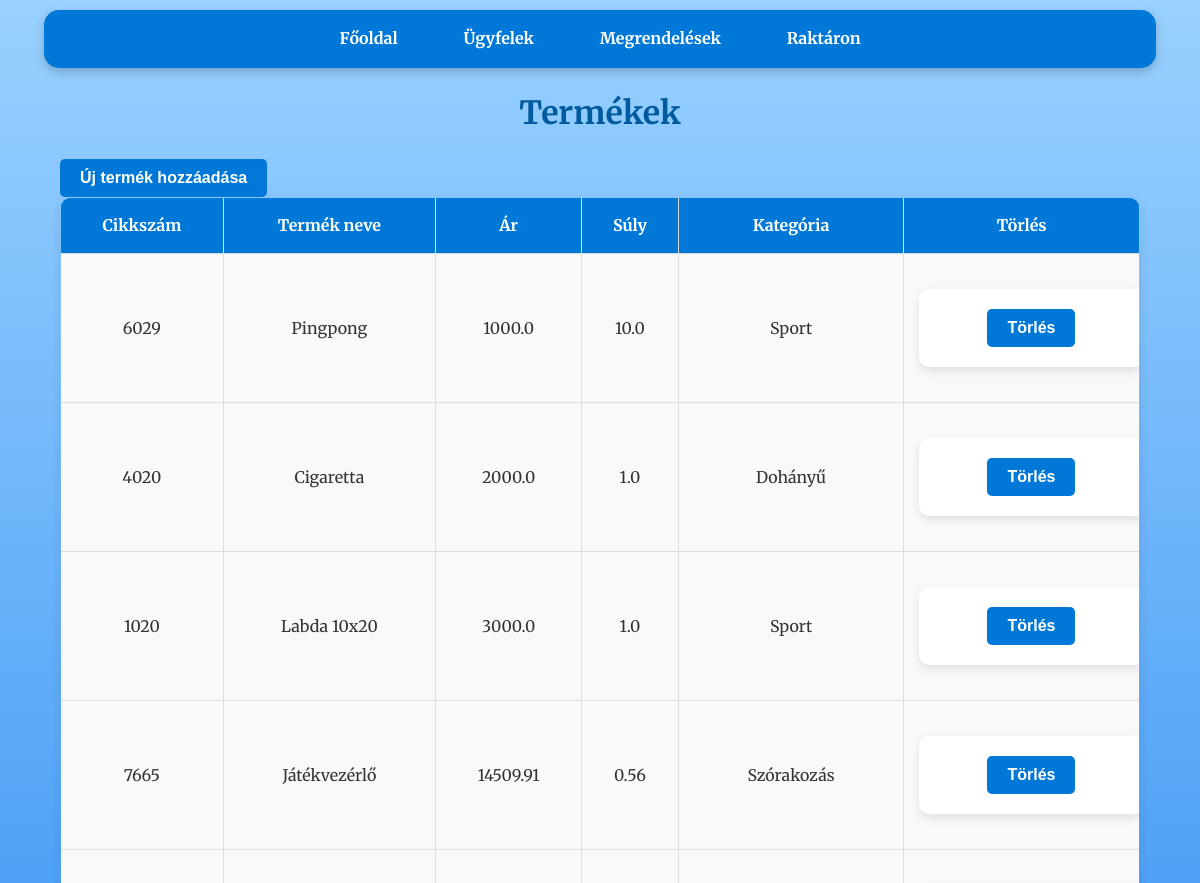
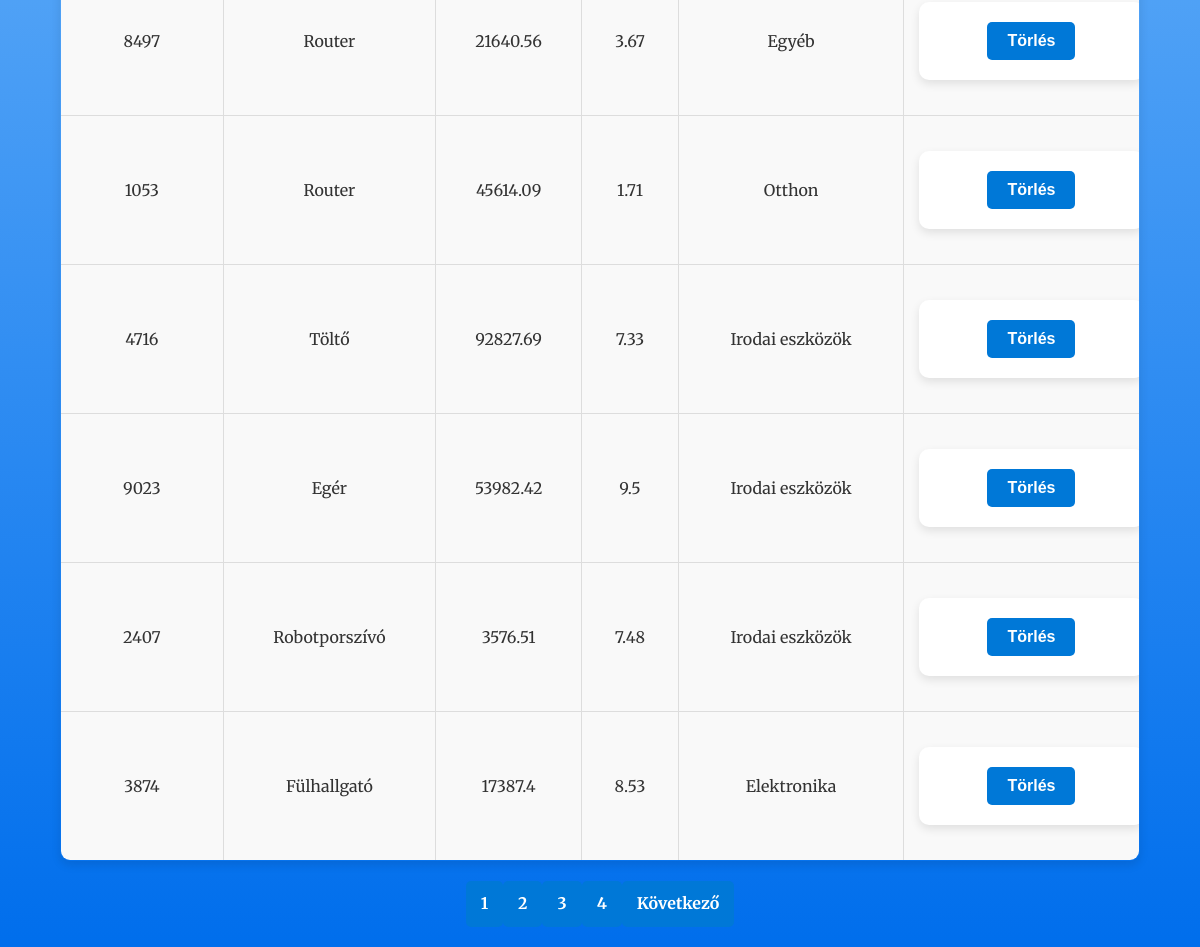
Page /products on the committed database (2 pictures, top to bottom).
### tables this page shows
CREATE TABLE products (
                    id INTEGER PRIMARY KEY,
                    cikkszam TEXT UNIQUE,
                    nev TEXT,
                    ar REAL,
                    suly REAL,
                    kategoria TEXT);

### app.py (the view)
@app.route('/products')
def products():
    per_page = 10  # Egy oldalon megjelenő elemek száma
    page = int(request.args.get('page', 1))  # Az aktuális oldal lekérése (alapértelmezett: 1)
    offset = (page - 1) * per_page  # Az eltolás számítása
    conn = get_db_connection()
    products = conn.execute(
        'SELECT * FROM products LIMIT ? OFFSET ?', (per_page, offset)
    ).fetchall()
    total_products = conn.execute('SELECT COUNT(*) FROM products').fetchone()[0]
    conn.close()
    total_pages = (total_products + per_page - 1) // per_page  # Összes oldal száma
    return render_template('products.html', products=products, page=page, total_pages=total_pages)

### app.py (called while the page is built)
def get_db_connection():
    conn = sqlite3.connect('database.db')
    conn.row_factory = sqlite3.Row
    return conn

### templates/products.html (shortened to what this page needs)
<!DOCTYPE html>
<html lang="hu">
<head>
    <link rel="stylesheet" href="{{ url_for('static', filename='css/style.css') }}">
</head>
<body>
    <nav>
        <a href="{{ url_for('index') }}">Főoldal</a>
        <a href="{{ url_for('customers') }}">Ügyfelek</a>
        <a href="{{ url_for('orders') }}">Megrendelések</a>
        <a href="{{ url_for('stock') }}">Raktáron</a>
    </nav>
    <h1>Termékek</h1>
    <div class="container">
        <a href="{{ url_for('add_product') }}">
            <button>Új termék hozzáadása</button>
        </a>
        <table>
            <thead>
                <tr>
                    <th>Cikkszám</th>
                    <th>Termék neve</th>
                    <th>Ár</th>
                    <th>Súly</th>
                    <th>Kategória</th>
                    <th>Törlés</th>
                </tr>
            </thead>
            <tbody>
                {% for product in products %}
                <tr>
                    <td>{{ product.cikkszam }}</td>
                    <td>{{ product.nev }}</td>
                    <td>{{ product.ar }}</td>
                    <td>{{ product.suly }}</td>
                    <td>{{ product.kategoria }}</td>
                    <td>
                        <form action="{{ url_for('delete_product', product_id=product.id) }}" method="post">
                            <button type="submit">Törlés</button>
                        </form>
                    </td>
                </tr>
                {% endfor %}
            </tbody>
        </table>
    </div>
    <div class="pagination">
    {% for p in range(1, total_pages + 1) %}
        <a href="{{ url_for('products', page=p) }}" class="{% if p == page %}active{% endif %}">{{ p }}</a>
    {% endfor %}
    {% if page < total_pages %}
        <a href="{{ url_for('products', page=page+1) }}">Következő</a>
    {% endif %}
</div>
</body>
</html>

### static/css/style.css (style rules this page uses)
body { font-family: 'Merriweather', serif; margin: 0; padding: 0; background: linear-gradient(to bottom, #99d1ff, #006eec); background-attachment: fixed; background-size: cover; color: #333; line-height: 1.6; }
body::before { content: ''; position: fixed; top: 0; left: 0; width: 100%; height: 100%; background-image: url('https://www.transparenttextures.com/patterns/cubes.png'); opacity: 0.4; z-index: -1; pointer-events: none; }
nav { background-color: #0078D7; color: #fff; padding: 1rem; margin: 10px auto; width: 90%; max-width: 1200px; border-radius: 15px; box-shadow: 0 4px 10px rgba(0, 0, 0, 0.2); text-align: center; }
nav a { color: white; text-decoration: none; margin: 0 15px; font-weight: bold; padding: 0.5rem 1rem; border-radius: 5px; transition: background-color 0.3s ease; }
h1 { text-align: center; margin: 20px 0; color: #005a9e; font-weight: 700; }
form { width: 90%; max-width: 600px; margin: 20px auto; background: white; padding: 20px; border-radius: 10px; box-shadow: 0 4px 10px rgba(0, 0, 0, 0.1); }
button { background-color: #0078D7; color: white; border: none; padding: 10px 20px; border-radius: 5px; font-weight: bold; cursor: pointer; font-size: 1rem; transition: background-color 0.3s ease; text-decoration: none; }
.container { width: 90%; margin: 20px auto; }
table { width: 100%; border-collapse: collapse; border-radius: 10px; overflow: hidden; box-shadow: 0 4px 10px rgba(0, 0, 0, 0.1); }
table, th, td { border: 1px solid #ddd; }
th { background-color: #0078D7; color: white; font-weight: bold; padding: 15px; }
td { padding: 15px; text-align: center; background-color: #f9f9f9; }
.pagination { display: flex; justify-content: center; align-items: center; margin: 20px 0; list-style-type: none; padding: 0; }
.pagination a { display: inline-block; padding: 10px 15px; text-decoration: none; background-color: #0078D7; color: white; font-weight: bold; border-radius: 5px; transition: background-color 0.3s ease; font-size: 1rem; }

### rows in the picture
products: cikkszam "6029", nev "Pingpong", ar "1000.0", suly "10.0", kategoria "Sport"
products: cikkszam "4020", nev "Cigaretta", ar "2000.0", suly "1.0", kategoria "Dohányű"
products: cikkszam "1020", nev "Labda 10x20", ar "3000.0", suly "1.0", kategoria "Sport"
products: cikkszam "7665", nev "Játékvezérlő", ar "14509.91", suly "0.56", kategoria "Szórakozás"
products: cikkszam "8497", nev "Router", ar "21640.56", suly "3.67", kategoria "Egyéb"
products: cikkszam "1053", nev "Router", ar "45614.09", suly "1.71", kategoria "Otthon"
products: cikkszam "4716", nev "Töltő", ar "92827.69", suly "7.33", kategoria "Irodai eszközök"
products: cikkszam "9023", nev "Egér", ar "53982.42", suly "9.5", kategoria "Irodai eszközök"
products: cikkszam "2407", nev "Robotporszívó", ar "3576.51", suly "7.48", kategoria "Irodai eszközök"
products: cikkszam "3874", nev "Fülhallgató", ar "17387.4", suly "8.53", kategoria "Elektronika"

### other values in the picture
{{ p }} "1" "2" "3" "4"
